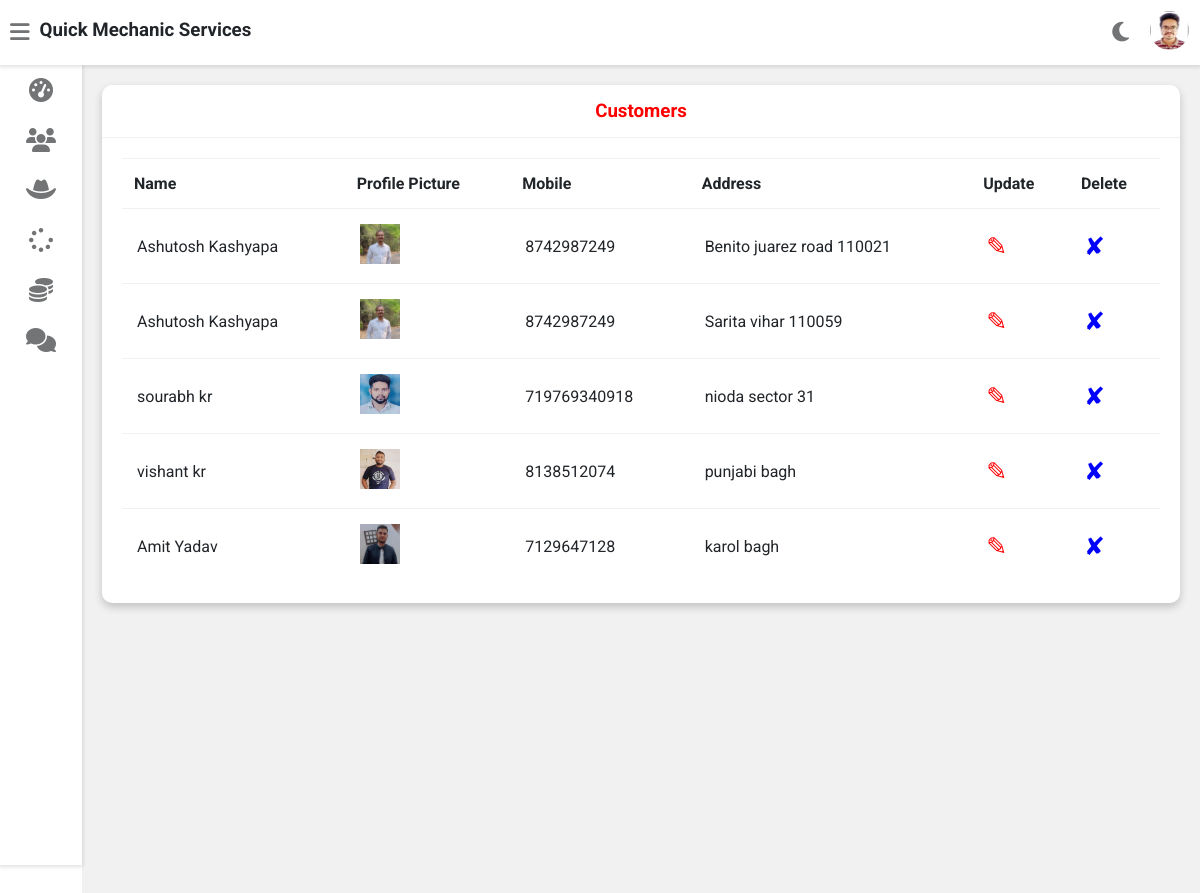
/admin-view-customer (signed in), run on the app's committed database.
### vehicle/models.py (models this page shows, shortened)
class Customer(models.Model):
    user=models.OneToOneField(User,on_delete=models.CASCADE)
    profile_pic= models.ImageField(upload_to='profile_pic/CustomerProfilePic/',null=True,blank=True)
    address = models.CharField(max_length=40)
    mobile = models.CharField(max_length=20,null=False)
    @property
    def get_name(self):
        return self.user.first_name+" "+self.user.last_name

### vehicle/views.py (the view)
# urls.py: path('admin-view-customer',views.admin_view_customer_view,name='admin-view-customer'),
@login_required(login_url='adminlogin')
def admin_view_customer_view(request):
    customers=models.Customer.objects.all()
    return render(request,'vehicle/admin_view_customer.html',{'customers':customers})

### templates/vehicle/admin_view_customer.html
{% extends 'vehicle/adminbase.html' %}
{% block content %}
{% load static %}
	<div class="wrapper">
		<div class="row">
			<div class="col-12 col-m-12 col-sm-12">
				<div class="card">
					<div class="card-header">
						<h3 style="color:red; text-align:center" >Customers
						</h3>
					</div>
					<div class="card-content">
						<table>
							<thead>
                <tr>
                  <th>Name</th>
                  <th>Profile Picture</th>
                  <th>Mobile</th>
                  <th>Address</th>
                  <th>Update</th>
                  <th>Delete</th>
                </tr>
							</thead>
							<tbody>
              {% for c in customers %}
                <tr>
                  <td> {{c.get_name}}</td>
                  <td> <img src="{% static c.profile_pic.url %}" alt="Profile Pic" height="40px" width="40px" /></td>
                  <td>{{c.mobile}}</td>
                  <td>{{c.address}}</td>
                  <td><a  style="color:red; text-decoration:none;font-size:25px;" href="{% url 'update-customer' c.id  %}">&#9998;</a></td>
                  <td><a style="color:blue; text-decoration:none;font-size:25px;"href="{% url 'delete-customer' c.id  %}">&#10008;</a></td>
                </tr>
                {% endfor %}
							</tbody>
						</table>
					</div>
				</div>
			</div>
		</div>
<br><br><br><br><br><br><br><br><br><br><br><br><br><br><br><br>
	</div>
{% endblock content %}

### static/style.css (style rules this page uses)
:root { --primary-color: #30ac3f; --success-color: #6ab04c; --warning-color: #f0932b; --danger-color: #eb4d4b; --light-color: #212529; --light-second-color: #727475; --light-background: #ffffff; --light-second-background: #f1f1f1; --dark-color: #909090; --dark-second-color: #f5f6fa; --dark-background: #23242D; --dark-second-background: #181818; }
.light { --main-bg-color: var(--light-background); --second-bg-color: var(--light-second-background); --main-color: var(--light-color); --second-color: var(--light-second-color); }
* { box-sizing: border-box; }
body { font-family: 'Roboto', sans-serif; background: var(--main-bg-color); color: var(--main-color); margin: 0; }
.wrapper { padding: 10px; margin-left: 82px; padding-top: 75px; background: var(--second-bg-color); transition: margin-left .5s; }
.row { display: flex; flex-wrap: wrap; flex-direction: row; }
.row:after, .row:before { box-sizing: border-box; }
[class*="col-"] { padding: 10px; }
@media only screen and (min-width: 600px) { .col-sm-12 { width: 100%; } }
@media only screen and (min-width: 768px) { .col-m-12 { width: 100%; } }
@media only screen and (min-width: 992px) { .col-12 { width: 100%; } }
.card { background: var(--main-bg-color); color: var(--main-color); border-radius: 10px; margin-bottom: 10px; box-shadow: 0 4px 8px 0 rgba(0,0,0,0.2); }
.card-header { padding: 15px 30px; border-bottom: 1px solid var(--second-bg-color); position: relative; }
.card-header h3 { margin: 0; }
.card-content { padding: 20px; overflow-x: auto; }
table { border-collapse: collapse; width: 100%; }
table td { border-top: 1px solid var(--second-bg-color); padding: 15px; }
table th { border-top: 1px solid var(--second-bg-color); border-bottom: 1px solid var(--second-bg-color); padding: 15px 12px; text-align: left; }

### data on the page
Customer: get_name "Ashutosh Kashyapa", profile_pic (picture), mobile "8742987249", address "Benito juarez road 110021"
Customer: get_name "Ashutosh Kashyapa", profile_pic (picture), mobile "8742987249", address "Sarita vihar 110059"
Customer: get_name "sourabh kr", profile_pic (picture), mobile "719769340918", address "nioda sector 31"
Customer: get_name "vishant kr", profile_pic (picture), mobile "8138512074", address "punjabi bagh"
Customer: get_name "Amit Yadav", profile_pic (picture), mobile "7129647128", address "karol bagh"
